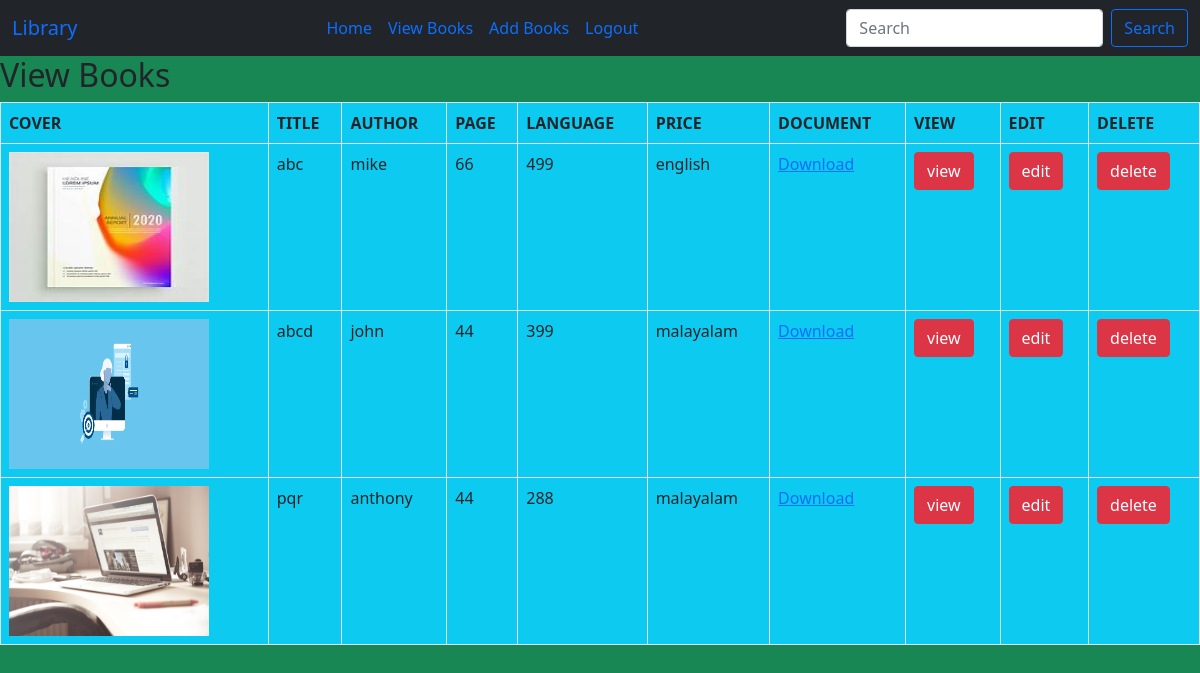
/view (signed in), run on the app's committed database.
### books/models.py (models this page shows, shortened)
class Book(models.Model):
    title=models.CharField(max_length=30)
    author = models.CharField(max_length=40)
    page = models.IntegerField()
    price=models.IntegerField()
    language = models.CharField(max_length=40)
    cover=models.ImageField(upload_to='images')
    pdf=models.FileField(upload_to='pdf')

### books/views.py (the view)
# urls.py: path('view', views.view, name='view'),
@login_required
def view(request):
    k=Book.objects.all() #read all records from table Book and assigns it to k
    return render(request,'view.html',{'book':k})

### templates/view.html
<!DOCTYPE html>
{% extends 'base.html' %}
{% load static %}
{% block content %}
<h2 class="text-dark">View Books</h2>
<table class="table table-bordered bg-info">
<tr>
    <th>COVER</th>
    <th>TITLE</th>
    <th>AUTHOR</th>
    <th>PAGE</th>
    <th>LANGUAGE</th>
    <th>PRICE</th>
    <th>DOCUMENT</th>
    <th>VIEW</th>
    <th>EDIT</th>
    <th>DELETE</th>
</tr>
  {% for i in book %}
    <tr>
        <td><img src=" {{i.cover.url}}" height="150px" width="200px"></td>
        <td>{{i.title}}</td>
        <td>{{i.author}}</td>
        <td>{{i.page}}</td>
        <td>{{i.price}}</td>
        <td>{{i.language}}</td>
        <td><a href="{{i.pdf.url}}">Download</a></td>
        <td><a href="{% url 'books:detail' i.id %}" class="btn btn-danger">view</a> </td>
        <td><a href="{% url 'books:edit' i.id %}" class="btn btn-danger">edit</a> </td>
        <td><a href="{% url 'books:delete' i.id %}" class="btn btn-danger">delete</a> </td>
    </tr>
    {% endfor %}
</table>
{% endblock %}

### templates/base.html (shortened to what this page needs)
<!DOCTYPE html>
{% load static %}
<html lang="en">
<head>
    <link href="https://cdn.jsdelivr.net/npm/bootstrap@5.0.2/dist/css/bootstrap.min.css" rel="stylesheet">
    <link rel="stylesheet" href="{% static 'css/style.css' %}">
</head>
<body class="bg-success">
<nav class="navbar navbar-expand-lg navbar-success bg-dark">
  <div class="container-fluid">
    <a class="navbar-brand" href="">Library</a>
    <div class="collapse navbar-collapse" id="navbarSupportedContent">
      <ul class="navbar-nav ms-auto mb-2 mb-lg-0">
          <li class="nav-item">
          <a class="nav-link " aria-current="page" href="{% url 'books:home' %}">Home</a>
        </li>
       <li class="nav-item">
          {% if user.is_authenticated %}
           <li class="nav-item">
          <a class="nav-link" href="{% url 'books:view' %}">View Books</a>
        </li>
          {% if user.is_superuser %}
                 <li class="nav-item">
          <a class="nav-link " aria-current="page" href="{% url 'books:add' %}">Add Books</a>
        </li>
           {% endif %}
          <li class="nav-item">
          <a class="nav-link" href="{% url 'users:logout' %}">Logout</a>
        </li>
         {% endif %}
      </ul>
      <form method="POST" class="d-flex" style="margin-left:200px;" action="{% url 'books:search' %} " >
        <input class="form-control me-2 " type="search" name="q" placeholder="Search" aria-label="Search">
        <button class="btn btn-outline-primary" type="submit">Search</button>
      </form>
    </div>
  </div>
</nav>
{% block content %}
{% endblock %}
</body>
</html>

### static/css/style.css (style rules this page uses)
body { background-color:#20c997;; }
h2 { color:#d63384; }

### data on the page
Book: cover (picture), title "abc", author "mike", page "66", price "499", language "english"
Book: cover (picture), title "abcd", author "john", page "44", price "399", language "malayalam"
Book: cover (picture), title "pqr", author "anthony", page "44", price "288", language "malayalam"
